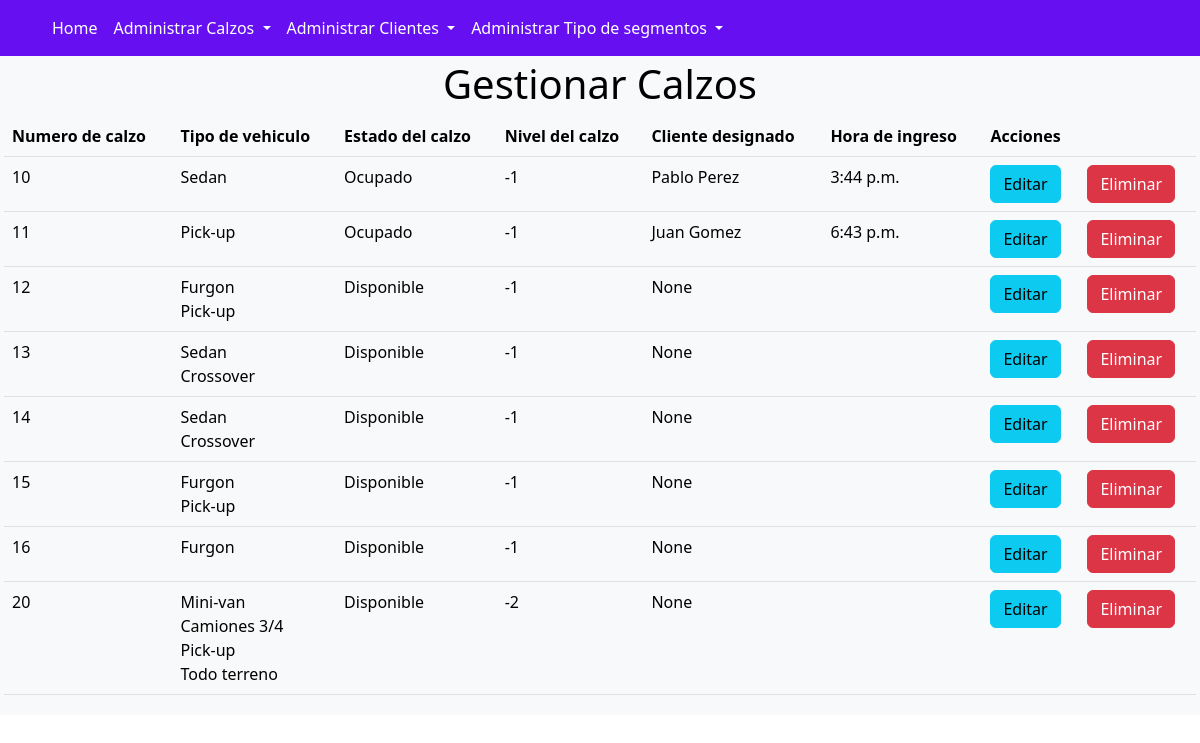
The app's page /calzo_list/ with its own data.
### core/models.py (models this page shows, shortened)
class Calzo(models.Model):
    id = models.UUIDField (default=uuid.uuid4, editable=False)
    numero_estacionamiento = models.PositiveIntegerField(primary_key=True)
    tipo_vehiculo = models.ManyToManyField (Tipovehiculo)
    estado = models.ForeignKey(Estado,on_delete=models.CASCADE,null=True,blank=True)
    cliente = models.ForeignKey(Cliente ,on_delete=models.CASCADE,null=True,blank=True)
    nivel_estacionamiento = models.ForeignKey(Nivel_estacionamiento ,on_delete=models.CASCADE,null=True,blank=True)

class Tipovehiculo(models.Model):
    id = models.UUIDField (primary_key=True,default=uuid.uuid4, editable=False)
    tipo_segmento = models.CharField (max_length=30)

class Estado(models.Model):
    id = models.UUIDField (primary_key=True, default=uuid.uuid4, editable=False)
    estado = models.CharField (max_length=30)
    def __str__(self):
        return self.estado

class Nivel_estacionamiento(models.Model):
    id = models.UUIDField (primary_key=True,default=uuid.uuid4, editable=False)
    nivel = models.CharField(max_length=10)
    def __str__(self):
        return self.nivel

class Cliente(models.Model):
    id = models.UUIDField(primary_key=True, default=uuid.uuid4, editable=False)
    nombre = models.CharField(max_length=30)
    patente_vehiculo =models.CharField(max_length=30)
    hora_ingreso = models.TimeField(auto_now=False, auto_now_add=False)
    hora_salida = models.TimeField(auto_now=False, auto_now_add=False)
    def __str__(self):
        return self.nombre

### core/views.py (the view)
# urls.py: path("calzo_list/",CalzoListView.as_view(), name="calzo_list"),
class CalzoListView(ListView):
    model = Calzo

### core/templates/core/calzo_list.html
{% extends 'core/base.html' %}
{% block content %}
<h1 class="text-center">Gestionar Calzos</h1>
<table class="table text-bg-light">
    {% if calzo_list %}
    <thead>
        <tr>
            <th>Numero de calzo</th>
            <th>Tipo de vehiculo</th>
            <th>Estado del calzo</th>
            <th>Nivel del calzo</th>
            <th>Cliente designado</th>
            <th>Hora de ingreso</th>
            <th colspan="2">Acciones</th>
        </tr>
    </thead>
    <tbody>
        {% for c in calzo_list %}
        <tr>
            <td>{{ c.numero_estacionamiento }}</td>
            <td>{% for v in c.tipo_vehiculo.all %}
                {{ v.tipo_segmento }}
                <br>
                {% endfor %}
            </td>
            <td>{{ c.estado }}</td>
            <td>{{ c.nivel_estacionamiento }}</td>
            <td>{{ c.cliente }}</td>
            <td>{{ c.cliente.hora_ingreso }}</td>
            <td><a href="{% url 'calzo_edit' c.numero_estacionamiento %}" class="btn btn-info">Editar</a></td>
            <td><a href="{% url 'calzo_deleted' c.numero_estacionamiento %}" class="btn btn-danger btnEliminacion">Eliminar</a></td>
        </tr>
        {% endfor %}
        {% else %}
        <h3>No se encuentran Calzos registrados</h3>
        {% endif %}
    </tbody>
</table>
{% endblock %}

### core/templates/core/base.html (shortened to what this page needs)
<!DOCTYPE html>
<html lang="en">
<head>
    <link href="https://cdn.jsdelivr.net/npm/bootstrap@5.2.1/dist/css/bootstrap.min.css" rel="stylesheet">
    <link rel="stylesheet" href="https://cdn.jsdelivr.net/npm/bootstrap-icons@1.9.1/font/bootstrap-icons.css">
</head>
<body id="body" class="text-bglight text-white">
    <nav class=" navbar navbar-expand-lg navbar-light  " style="background-color: #6610f2">
        <div class="container-fluid" >
            <a class="navbar-brand text-white link-primary" href="http://127.0.0.1:8000/admin/login/?next=/admin/"> </a>
            <div class="collapse navbar-collapse" id="navbarScroll">
                <ul class="navbar-nav me-auto my-2 my-lg-0 navbar-nav-scroll" style="--bs-scroll-height: 100px;">
                    <li class="nav-item">
                        <a class="nav-link active text-white link-primary" aria-current="page" href="{% url 'home' %}">Home</a>
                    </li>
                    <li class="nav-item dropdown">
                        <a class="nav-link dropdown-toggle text-white link-primary" href="#" role="button" data-bs-toggle="dropdown" aria-expanded="false">
                            Administrar Calzos
                        </a>
                    </li>
                    <li class="nav-item dropdown">
                        <a class="nav-link dropdown-toggle text-white link-primary" href="#" role="button" data-bs-toggle="dropdown" aria-expanded="false">
                            Administrar Clientes
                        </a>
                    </li>
                    <li class="nav-item dropdown">
                        <a class="nav-link dropdown-toggle text-white link-primary" href="#" role="button" data-bs-toggle="dropdown" aria-expanded="false">
                            Administrar Tipo de segmentos
                        </a>
                    </li>
                </ul>
            </div>
        </div>
    </nav>
    <div class="bg-light text-black p-1">
        {% block content %}{% endblock %}
    </div>
</body>
</html>

### records on screen
Calzo: numero_estacionamiento "10", estado "Ocupado", nivel_estacionamiento "-1", cliente "Pablo Perez", cliente.hora_ingreso "3:44 p.m."
Tipovehiculo: tipo_segmento "Sedan"
Calzo: numero_estacionamiento "11", estado "Ocupado", nivel_estacionamiento "-1", cliente "Juan Gomez", cliente.hora_ingreso "6:43 p.m."
Tipovehiculo: tipo_segmento "Pick-up"
Calzo: numero_estacionamiento "12", estado "Disponible", nivel_estacionamiento "-1", cliente "None"
Tipovehiculo: tipo_segmento "Furgon"
Calzo: numero_estacionamiento "13", estado "Disponible", nivel_estacionamiento "-1", cliente "None"
Tipovehiculo: tipo_segmento "Crossover"
Calzo: numero_estacionamiento "14", estado "Disponible", nivel_estacionamiento "-1", cliente "None"
Calzo: numero_estacionamiento "15", estado "Disponible", nivel_estacionamiento "-1", cliente "None"
Calzo: numero_estacionamiento "16", estado "Disponible", nivel_estacionamiento "-1", cliente "None"
Calzo: numero_estacionamiento "20", estado "Disponible", nivel_estacionamiento "-2", cliente "None"
Tipovehiculo: tipo_segmento "Mini-van"
Tipovehiculo: tipo_segmento "Camiones 3/4"
Tipovehiculo: tipo_segmento "Todo terreno"
